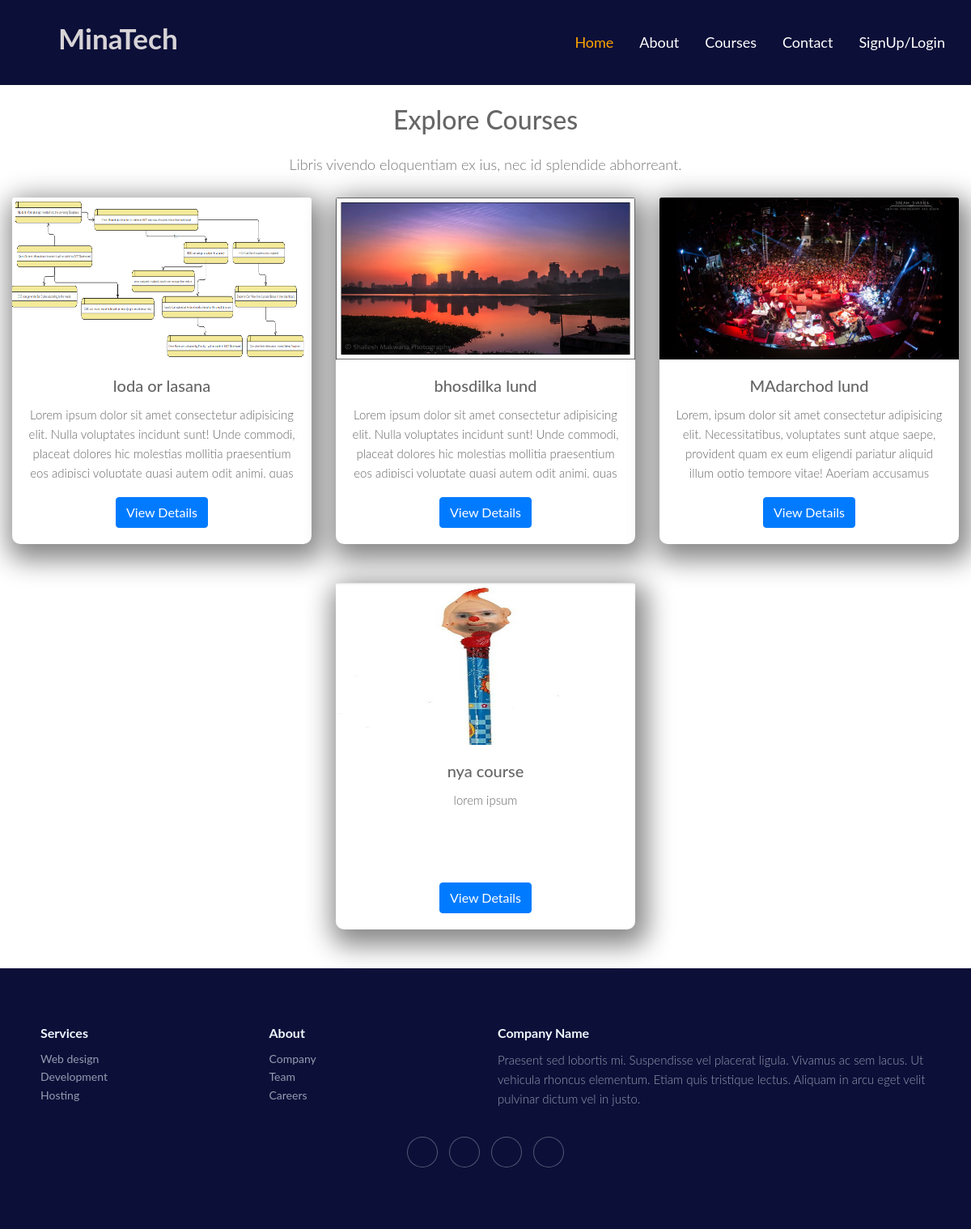
Page /courses/ on the committed database.
### minatech/models.py (models this page shows, shortened)
class courses(models.Model):
    name=models.CharField(max_length = 100)
    img=models.ImageField(null=True,blank=True)
    price=models.IntegerField()
    desc=models.CharField(max_length = 3000)

### minatech/views.py (the view)
# urls.py: path('courses/',views.course),
def course(request):
    a=courses.objects.all()
    context={'data':a}
    return render(request,'courses.html',context)

### templates/courses.html (shortened to what this page needs)
{% load static %}
<!DOCTYPE html>
<html lang="en">
<head>
    <link rel="stylesheet" href="{% static 'css/bootstrap.min.css' %}">
    <link rel="stylesheet" href="{% static 'css/responsive.css' %}">
    <link rel="stylesheet" href="{% static 'css/jquery.mCustomScrollbar.min.css' %}">
    <link rel="stylesheet" href="https://netdna.bootstrapcdn.com/font-awesome/4.0.3/css/font-awesome.css">
    <link rel="stylesheet" href="https://cdnjs.cloudflare.com/ajax/libs/fancybox/2.1.5/jquery.fancybox.min.css" media="screen">
    <link rel="stylesheet" href="https://cdnjs.cloudflare.com/ajax/libs/font-awesome/4.7.0/css/font-awesome.min.css">
    <link rel="stylesheet" href="https://cdnjs.cloudflare.com/ajax/libs/ionicons/2.0.1/css/ionicons.min.css">
    <link rel="stylesheet" href="{% static 'css/style.css' %}">
</head>
<body class="main-layout">
    <nav class="navbar navbar-expand-lg navbar-light">
        <a class="navbar-brand" href="#">
            <h1>MinaTech</h1>
        </a>
        <div class="collapse navbar-collapse" id="navbarNavAltMarkup">
            <div class="navbar-nav ml-auto">
                <a class="nav-link-active" href="/">Home <span class="sr-only">(current)</span></a>
                <a class="nav-link-ac" href="/about">About</a>
                <a class="nav-link-ac" href="/courses">Courses</a>
                <a class="nav-link-ac" href="/contact">Contact</a>
                <a class="nav-link-ac" href="/register">SignUp/Login</a>
            </div>
        </div>
    </nav>
    <div id="courses" class="section mt-4">
        <div class="text-center">
            <h1 class="text-center " style="font-size: xx-large;">Explore Courses</h1>
            <p class="lead">Libris vivendo eloquentiam ex ius, nec id splendide abhorreant.</p>
        </div>
        <div class="container-fluid">
            <br>
            <div class="row justify-content-center">
                {% for i in data %}
                <div class="col-xl-4 col-lg-4 col-md-6">
                    <div class="card mb-5 text-center">
                        <img src="/media/{{i.img}}" class="card-img-top" alt="...">
                        <div class="card-body">
                            <h5 class="card-title">{{i.name}}</h5>
                            <p class="card-text blog-vard">{{i.desc}}</p>
                            <a href="/courses/{{i.id}}" class="btn btn-primary mt-4">View Details</a>
                        </div>
                    </div>
                </div>
                {% endfor %}
            </div>
        </div>
        <div class="footer-dark">
            <footer>
                <div class="container">
                    <div class="row">
                        <div class="col-sm-6 col-md-3 item">
                            <h3>Services</h3>
                            <ul>
                                <li><a href="#">Web design</a></li>
                                <li><a href="#">Development</a></li>
                                <li><a href="#">Hosting</a></li>
                            </ul>
                        </div>
                        <div class="col-sm-6 col-md-3 item">
                            <h3>About</h3>
                            <ul>
                                <li><a href="#">Company</a></li>
                                <li><a href="#">Team</a></li>
                                <li><a href="#">Careers</a></li>
                            </ul>
                        </div>
                        <div class="col-md-6 item text">
                            <h3>Company Name</h3>
                            <p>Praesent sed lobortis mi. Suspendisse vel placerat ligula. Vivamus ac sem lacus. Ut vehicula rhoncus elementum. Etiam quis tristique lectus. Aliquam in arcu eget velit pulvinar dictum vel in justo.</p>
                        </div>
                        <div class="col item social"><a href="#"></a><a href="#"></a><a href="#"></a><a href="#"></a></div>
                    </div>
                </div>
            </footer>
        </div>
</body>
</html>

### static/css/style.css (style rules this page uses)
* { box-sizing: border-box !important; }
body { background-color: #fff; }
html { scroll-behavior: smooth; }
body { color: #666666; font-size: 14px; font-family: 'Lato', sans-serif; line-height: 1.80857; font-weight: normal; }
.card { border: none !important; }
a { color: #1f1f1f; text-decoration: none !important; outline: none !important; -webkit-transition: all .3s ease-in-out; -moz-transition: all .3s ease-in-out; -ms-transition: all .3s ease-in-out; -o-transition: all .3s ease-in-out; transition: all .3s ease-in-out; }
h1 { font-size: 24px }
h3 { font-size: 18px }
*, *::after, *::before { -webkit-box-sizing: border-box; -moz-box-sizing: border-box; box-sizing: border-box; }
ul, li, ol { margin: 0px; padding: 0px; list-style: none; }
p { margin: 0px; font-weight: 300; font-size: 15px; line-height: 24px; }
a { color: #222222; text-decoration: none; outline: none !important; }
a, .btn { text-decoration: none !important; outline: none !important; -webkit-transition: all .3s ease-in-out; -moz-transition: all .3s ease-in-out; -ms-transition: all .3s ease-in-out; -o-transition: all .3s ease-in-out; transition: all .3s ease-in-out; }
.lead { font-size: 18px; line-height: 30px; color: #767676; margin: 0; padding: 0; }
.navbar { background-color: #0c0f38; }
.navbar .navbar-brand { color: white; font-size: 25px; font-weight: bold; }
.navbar .navbar-brand h1 { color: rgba(233, 229, 229, 0.918); font-weight: bold; margin-top: 0.8rem; font-size: 2.2rem; margin-left: 3.5rem; }
.navbar-nav { margin-left: 250px; }
.navbar-nav .nav-link-active { padding: 1rem; font-size: 18px; color: orange; }
.navbar .nav-link-ac { color: white; padding: 1rem; font-size: 18px; }
.footer-dark { padding: 50px 0; color: #f0f9ff; background-color: #0c0f38; }
.footer-dark h3 { margin-top: 0; margin-bottom: 12px; font-weight: bold; font-size: 16px; }
.footer-dark ul { padding: 0; list-style: none; line-height: 1.6; font-size: 14px; margin-bottom: 0; }
.footer-dark ul a { color: inherit; text-decoration: none; opacity: 0.6; }
.footer-dark .item.text { margin-bottom: 36px; }
.footer-dark .item.text p { opacity: 0.6; margin-bottom: 0; }
.footer-dark .item.social { text-align: center; }
.footer-dark .item.social>a { font-size: 20px; width: 36px; height: 36px; line-height: 36px; display: inline-block; text-align: center; border-radius: 50%; box-shadow: 0 0 0 1px rgba(255, 255, 255, 0.4); margin: 0 8px; color: #fff; opacity: 0.75; }
.container { border-radius: 5px; padding: 20px; }
.blog-vard { height: 90px; text-overflow: ellipsis; overflow: hidden; }
.card { border-radius: 10px; box-shadow: 5px 10px 32px 10px #888888; }
.card-img-top { width: 100%; height: 200px; overflow: hidden; }

### rows in the picture
courses: img (picture), name "loda or lasana", desc "Lorem ipsum dolor sit amet consectetur adipisicing elit. Nulla voluptates incidunt sunt! Unde commodi, placeat dolores hic molestias mollitia praesentium eos adipisci voluptate quasi autem odit animi, quas…"
courses: img (picture), name "bhosdilka lund", desc "Lorem ipsum dolor sit amet consectetur adipisicing elit. Nulla voluptates incidunt sunt! Unde commodi, placeat dolores hic molestias mollitia praesentium eos adipisci voluptate quasi autem odit animi, quas…"
courses: img (placeholder picture), name "MAdarchod lund", desc "Lorem, ipsum dolor sit amet consectetur adipisicing elit. Necessitatibus, voluptates sunt atque saepe, provident quam ex eum eligendi pariatur aliquid illum optio tempore vitae! Aperiam accusamus…"
courses: img (picture), name "nya course", desc "lorem ipsum"
